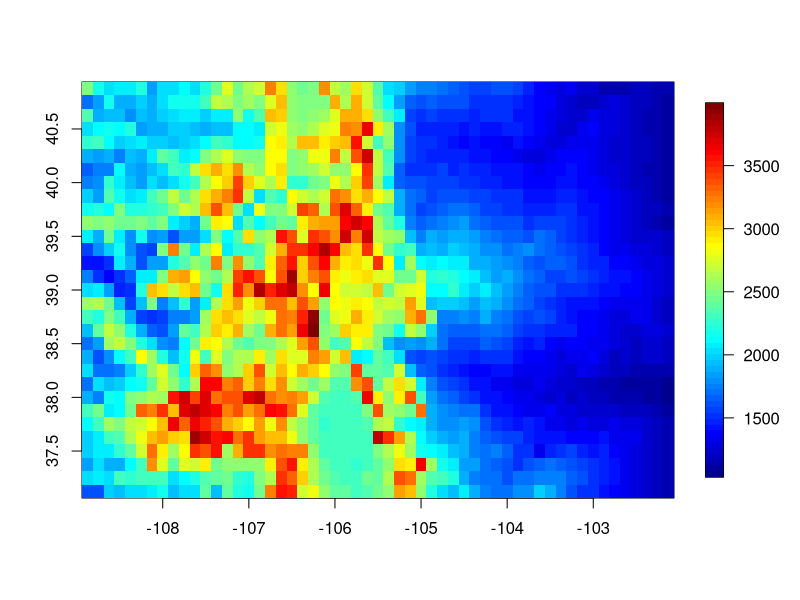
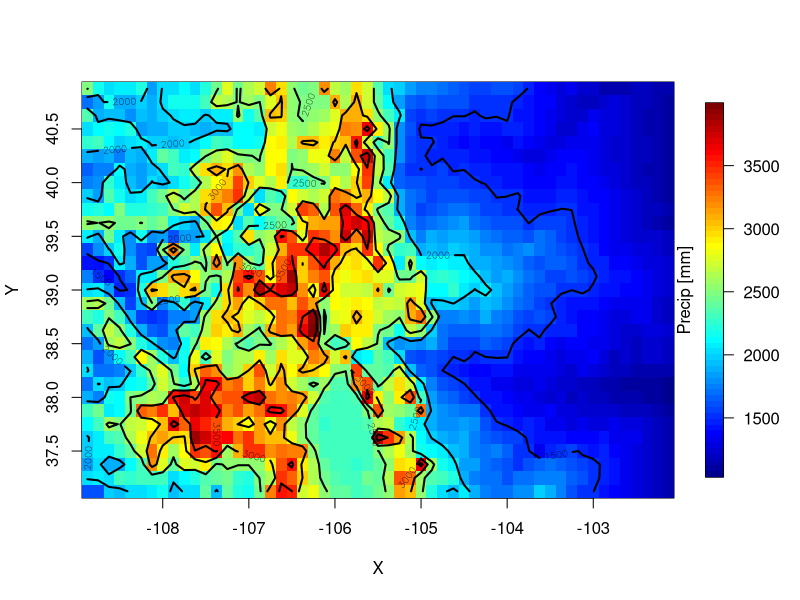
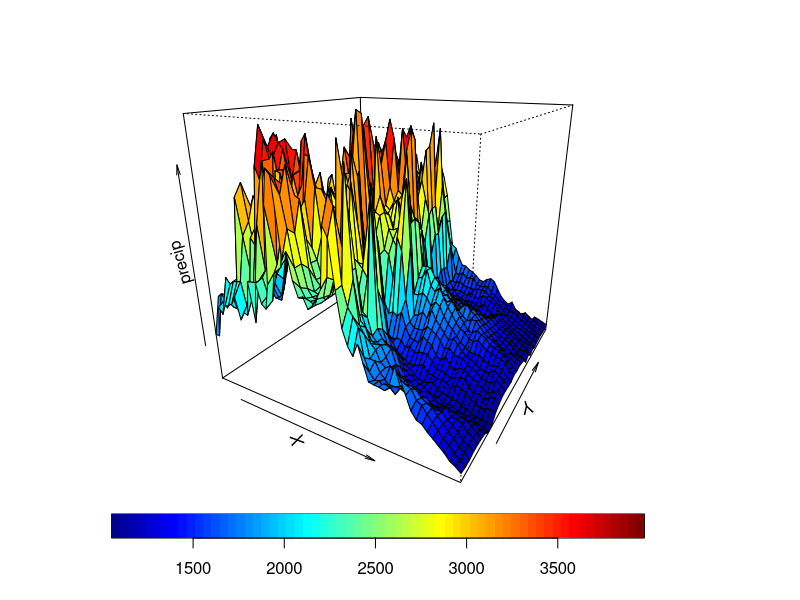

These charts were generated, in order, by the following R code:
require(fields)
require(matlab)

	# load the precip data
rain <- read.table('colo_monthly_precip_01.dat')
names(rain) <- c('y', 'x', 'z', 'r')
rain <- rain[!(rain$r == -999.999),]

	#load the dem
dem <- read.table('colo_dem.dat')
names(dem) <- c('y', 'x', 'z')


lmfit <- lm(r~x+y+z,data=rain)
lmpred <- predict.lm( lmfit, as.data.frame(dem), se.fit=T)

	## Plot the surface
	## Easier way
nx <- length(unique(dem$x))
ny <- length(unique(dem$y))
quilt.plot(dem$x,dem$y,dem$z,
	nrow=nx,ncol=ny)

	## Another Way	
xp <- sort(unique(dem$x))
yp <- sort(unique(dem$y))
zp <- fliplr(matrix(dem$z,nrow=length(unique(dem$x)),byrow=T))
plot.surface(list(x=xp,y=yp,z=zp),zlab='precip')
mtext('Precip [mm]',side=4)
plot.surface(list(x=xp,y=yp,z=zp),type='p',zlab='precip')

	
